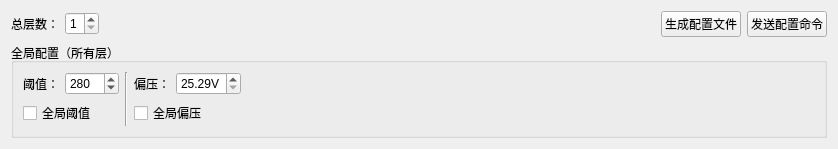
<?xml version="1.0" encoding="UTF-8"?>
<ui version="4.0">
 <class>Form</class>
 <widget class="QWidget" name="Form">
  <property name="geometry">
   <rect>
    <x>0</x>
    <y>0</y>
    <width>838</width>
    <height>149</height>
   </rect>
  </property>
  <property name="windowTitle">
   <string>配置参数</string>
  </property>
  <layout class="QVBoxLayout" name="verticalLayout_3">
   <item>
    <layout class="QHBoxLayout" name="horizontalLayout">
     <item>
      <widget class="QLabel" name="label">
       <property name="text">
        <string>总层数：</string>
       </property>
      </widget>
     </item>
     <item>
      <widget class="QSpinBox" name="spinBox">
       <property name="minimum">
        <number>1</number>
       </property>
       <property name="maximum">
        <number>8</number>
       </property>
      </widget>
     </item>
     <item>
      <spacer name="horizontalSpacer">
       <property name="orientation">
        <enum>Qt::Horizontal</enum>
       </property>
       <property name="sizeHint" stdset="0">
        <size>
         <width>40</width>
         <height>20</height>
        </size>
       </property>
      </spacer>
     </item>
     <item>
      <widget class="QPushButton" name="pushButton_2">
       <property name="text">
        <string>生成配置文件</string>
       </property>
      </widget>
     </item>
     <item>
      <widget class="QPushButton" name="pushButton">
       <property name="text">
        <string>发送配置命令</string>
       </property>
      </widget>
     </item>
    </layout>
   </item>
   <item>
    <widget class="QGroupBox" name="groupBox">
     <property name="title">
      <string>全局配置（所有层）</string>
     </property>
     <layout class="QHBoxLayout" name="horizontalLayout_4">
      <item>
       <layout class="QVBoxLayout" name="verticalLayout">
        <item>
         <layout class="QHBoxLayout" name="horizontalLayout_2">
          <item>
           <widget class="QLabel" name="label_2">
            <property name="text">
             <string>阈值：</string>
            </property>
           </widget>
          </item>
          <item>
           <widget class="QSpinBox" name="spinBox_2">
            <property name="maximum">
             <number>1023</number>
            </property>
            <property name="value">
             <number>280</number>
            </property>
           </widget>
          </item>
         </layout>
        </item>
        <item>
         <widget class="QCheckBox" name="checkBox">
          <property name="text">
           <string>全局阈值</string>
          </property>
         </widget>
        </item>
       </layout>
      </item>
      <item>
       <widget class="Line" name="line">
        <property name="orientation">
         <enum>Qt::Vertical</enum>
        </property>
       </widget>
      </item>
      <item>
       <layout class="QVBoxLayout" name="verticalLayout_2">
        <item>
         <layout class="QHBoxLayout" name="horizontalLayout_3">
          <item>
           <widget class="QLabel" name="label_3">
            <property name="text">
             <string>偏压：</string>
            </property>
           </widget>
          </item>
          <item>
           <widget class="QDoubleSpinBox" name="doubleSpinBox">
            <property name="suffix">
             <string>V</string>
            </property>
            <property name="minimum">
             <double>25.289999999999999</double>
            </property>
            <property name="maximum">
             <double>29.289999999999999</double>
            </property>
           </widget>
          </item>
         </layout>
        </item>
        <item>
         <widget class="QCheckBox" name="checkBox_2">
          <property name="text">
           <string>全局偏压</string>
          </property>
         </widget>
        </item>
       </layout>
      </item>
      <item>
       <spacer name="horizontalSpacer_2">
        <property name="orientation">
         <enum>Qt::Horizontal</enum>
        </property>
        <property name="sizeHint" stdset="0">
         <size>
          <width>513</width>
          <height>20</height>
         </size>
        </property>
       </spacer>
      </item>
     </layout>
    </widget>
   </item>
  </layout>
 </widget>
 <resources/>
 <connections/>
</ui>
